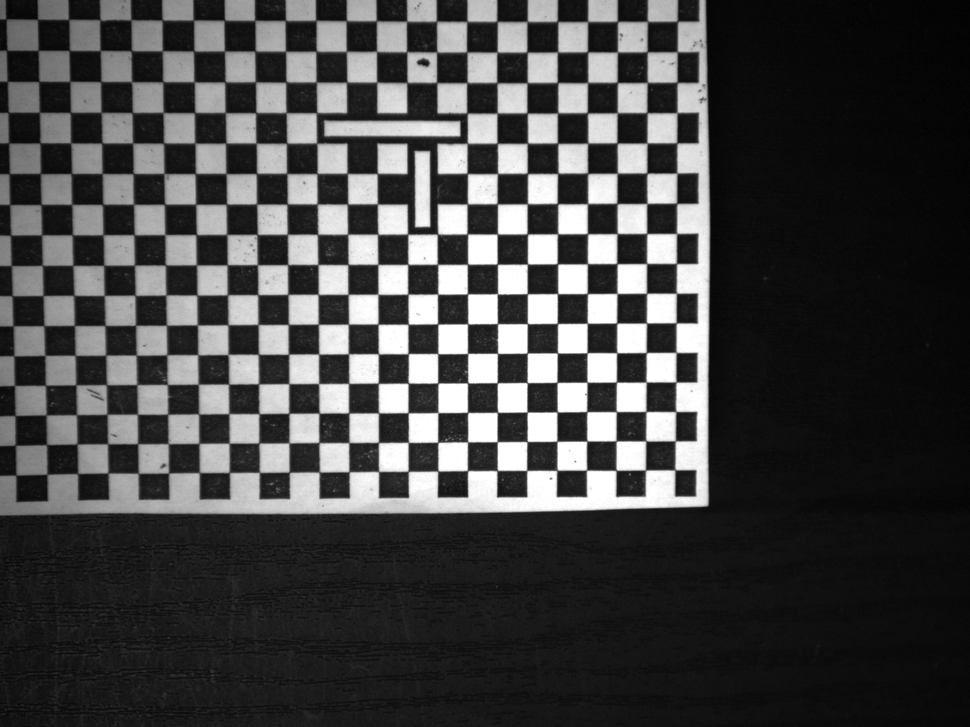
#> input picture data/5 MM Paper Calibration Imgs/CalibGrid5mmPaper00000.BMP, 970 x 727 px, shrunk from 1600 x 1200 before the run
$ python -i line_max.py   (imports and definitions only)   (older library calls are emulated)
#> lines starting #> are read from the running program, lines starting #| are printed output that depends on the picture; after the words box and inside, x2 and y2 are one past the last pixel; in counts of white or black regions, pixels touching at a corner belong together
#> further down, picture is the input picture: shape (727, 970, 3); min 0, max 255, mean 68.9
"""LineMax and SmartLine equivalent tools for defect detection."""

import cv2
import numpy as np
import logging
from typing import List, Tuple, Dict, Optional
from dataclasses import dataclass
from enum import Enum

logger = logging.getLogger(__name__)


class LineType(Enum):
    """Types of lines that can be detected."""

    STRAIGHT = "straight"
    CURVED = "curved"
    EDGE = "edge"
    RIDGE = "ridge"


class LineQuality(Enum):
    """Quality levels for detected lines."""

    EXCELLENT = "excellent"
    GOOD = "good"
    FAIR = "fair"
    POOR = "poor"


@dataclass
class SmartLineResult:
    """Enhanced line detection result for defect analysis."""

    start_point: Tuple[float, float]
    end_point: Tuple[float, float]
    center_point: Tuple[float, float]
    length: float
    angle: float
    straightness: float  # How straight the line is (0-1)
    edge_strength: float  # Strength of the edge
    line_type: LineType
    quality: LineQuality
    expected_line_id: Optional[str]  # If this matches an expected line
    deviation_from_expected: float
    is_defect: bool


@dataclass
class ExpectedLine:
    """Definition of an expected line for defect detection."""

    id: str
    expected_start: Tuple[float, float]
    expected_end: Tuple[float, float]
    tolerance_width: float  # How far from expected position is acceptable
    tolerance_angle: float  # Angular tolerance in degrees
    tolerance_length: float  # Length tolerance as percentage
    min_edge_strength: float
    line_type: LineType


class SmartLineDetector:
    """Advanced line detection for defect analysis (LineMax/SmartLine equivalent)."""

    def __init__(self):
        self.expected_lines = {}
        self.detection_params = {
            "canny_low": 50,
            "canny_high": 150,
            "hough_threshold": 100,
            "min_line_length": 30,
            "max_line_gap": 10,
            "edge_strength_threshold": 0.3,
        }

    # [4 lines left out: function add_expected_line, not called in this run]

    def configure_detection(self, **params):
        """Configure detection parameters."""
        self.detection_params.update(params)

    def detect_smart_lines(
        self, image: np.ndarray, roi: Optional[Tuple[int, int, int, int]] = None
    ) -> List[SmartLineResult]:
        """Detect lines using smart line detection algorithms."""
        if roi:
            x, y, w, h = roi
            search_image = image[y : y + h, x : x + w].copy()
            offset_x, offset_y = x, y
        else:
            search_image = image.copy()
            offset_x, offset_y = 0, 0

        if len(search_image.shape) == 3:
            gray = cv2.cvtColor(search_image, cv2.COLOR_BGR2GRAY)
        else:
            gray = search_image.copy()

        # Detect lines using multiple methods
        straight_lines = self._detect_straight_lines(gray)
        edge_lines = self._detect_edge_lines(gray)
        ridge_lines = self._detect_ridge_lines(gray)

        # Combine and analyze all detected lines
        all_lines = straight_lines + edge_lines + ridge_lines

        # Adjust coordinates for ROI offset
        for line in all_lines:
            line.start_point = (
                line.start_point[0] + offset_x,
                line.start_point[1] + offset_y,
            )
            line.end_point = (
                line.end_point[0] + offset_x,
                line.end_point[1] + offset_y,
            )
            line.center_point = (
                line.center_point[0] + offset_x,
                line.center_point[1] + offset_y,
            )

        # Analyze for defects
        analyzed_lines = self._analyze_lines_for_defects(all_lines)

        return analyzed_lines

    def _detect_straight_lines(self, image: np.ndarray) -> List[SmartLineResult]:
        """Detect straight lines using advanced Hough transform."""
        lines = []

        # Apply edge detection
        edges = cv2.Canny(
            image,
            self.detection_params["canny_low"],
            self.detection_params["canny_high"],
        )
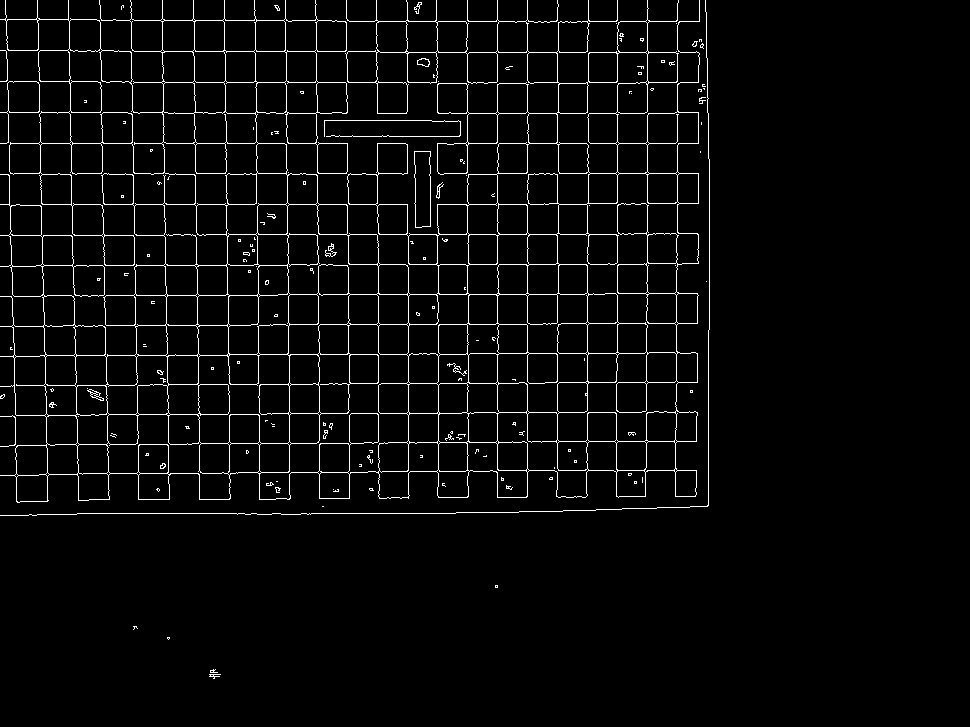
#> edges: shape (727, 970); 3.6% white in thin lines or dots, all inside (x1, y1, x2, y2) = (0, 0, 710, 679)

        # Probabilistic Hough Line Transform
        detected_lines = cv2.HoughLinesP(
            edges,
            1,
            np.pi / 180,
            self.detection_params["hough_threshold"],
            minLineLength=self.detection_params["min_line_length"],
            maxLineGap=self.detection_params["max_line_gap"],
        )
#> detected_lines = 120 rows, first 6: [0, 143, 347, 143], [497, 173, 709, 173], [42, 204, 415, 204], [527, 496, 527, 0], [131, 33, 139, 499], [586, 82, 616, 82]

        if detected_lines is not None:
            for line in detected_lines:
                x1, y1, x2, y2 = line[0]

                # Calculate line properties
                length = np.sqrt((x2 - x1) ** 2 + (y2 - y1) ** 2)
                angle = np.degrees(np.arctan2(y2 - y1, x2 - x1))
                center = ((x1 + x2) / 2, (y1 + y2) / 2)

                # Calculate edge strength along the line
                edge_strength = self._calculate_edge_strength_along_line(
                    image, (x1, y1), (x2, y2)
                )

                # Calculate straightness (for straight lines, this is always high)
                straightness = 0.95  # Hough lines are inherently straight

                # Determine quality based on edge strength and length
                if edge_strength > 0.8 and length > 50:
                    quality = LineQuality.EXCELLENT
                elif edge_strength > 0.6 and length > 30:
                    quality = LineQuality.GOOD
                elif edge_strength > 0.4:
                    quality = LineQuality.FAIR
                else:
                    quality = LineQuality.POOR

                lines.append(
                    SmartLineResult(
                        start_point=(float(x1), float(y1)),
                        end_point=(float(x2), float(y2)),
                        center_point=center,
                        length=length,
                        angle=angle,
                        straightness=straightness,
                        edge_strength=edge_strength,
                        line_type=LineType.STRAIGHT,
                        quality=quality,
                        expected_line_id=None,
                        deviation_from_expected=0.0,
                        is_defect=False,
                    )
                )
#> this loop made 120 passes
#> (x1, y1, x2, y2, length, angle, center) on passes 1 to 8: (0, 143, 347, 143, 347, 0, (173.5, 143)), (497, 173, 709, 173, 212, 0, (603, 173)), (42, 204, 415, 204, 373, 0, (228.5, 204)), (527, 496, 527, 0, 496, -90, (527, 248)), (131, 33, 139, 499, 466.1, 89.02, (135, 266)), (586, 82, 616, 82, 30, 0, (601, 82)), (278, 294, 604, 294, 326, 0, (441, 294)), (497, 497, 497, 0, 497, -90, (497, 248.5))
#> pass 1, in _calculate_edge_strength_along_line, `grad_x = cv2.Sobel(image, cv2.CV_64F, 1, 0, ksize=3)`:
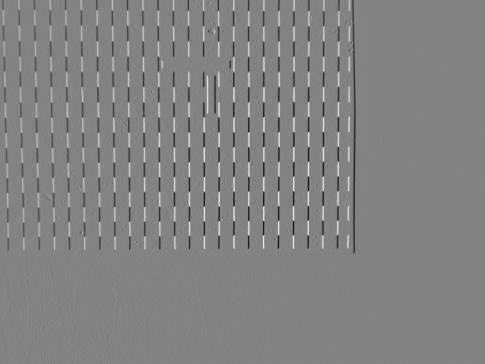
#> grad_x: shape (727, 970) float64 (shown at 1/2 size); min -846, max 804, mean -0.4; drawn with min black and max white
#> pass 1, in _calculate_edge_strength_along_line, `grad_y = cv2.Sobel(image, cv2.CV_64F, 0, 1, ksize=3)`:
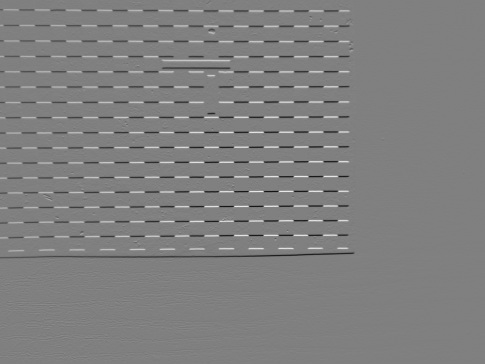
#> grad_y: shape (727, 970) float64 (shown at 1/2 size); min -851, max 844, mean -0.5; drawn with min black and max white
#> pass 1, in _calculate_edge_strength_along_line, `magnitude = np.sqrt(grad_x**2 + grad_y**2)`:
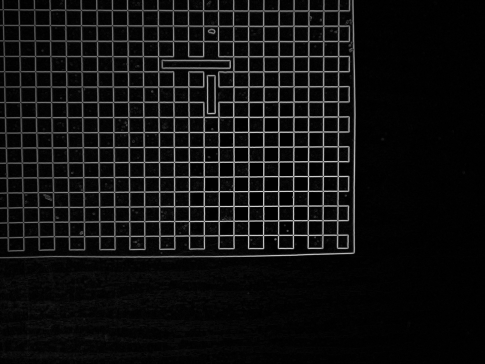
#> magnitude: shape (727, 970) float64 (shown at 1/2 size); min 0, max 851, mean 57.2; drawn with min black and max white

        return lines

    def _detect_edge_lines(self, image: np.ndarray) -> List[SmartLineResult]:
        """Detect edge lines with sub-pixel accuracy."""
        lines = []

        # Use Sobel operators for gradient calculation
        grad_x = cv2.Sobel(image, cv2.CV_64F, 1, 0, ksize=3)
        grad_y = cv2.Sobel(image, cv2.CV_64F, 0, 1, ksize=3)

        # Calculate gradient magnitude and direction
        magnitude = np.sqrt(grad_x**2 + grad_y**2)
        direction = np.arctan2(grad_y, grad_x)
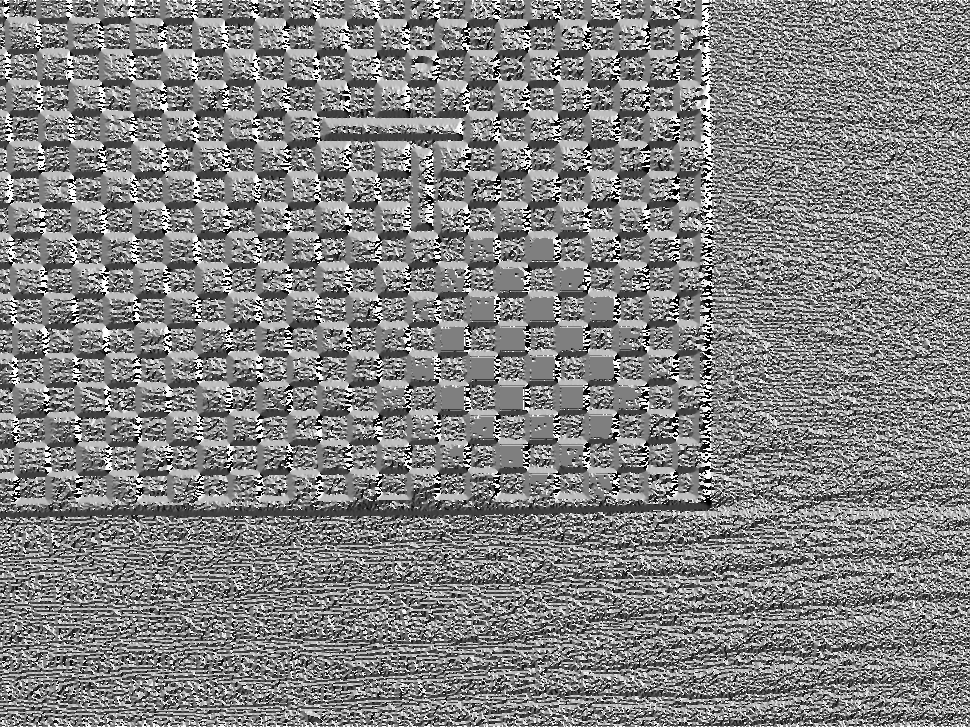
#> direction: shape (727, 970) float64; min -3.14, max 3.14, mean 0.069; drawn with min black and max white

        # Find strong edges
        strong_edges = magnitude > np.percentile(magnitude, 90)
#> strong_edges: shape (727, 970) bool; 10% white; 59 white regions (51 under 20 px), largest, box (x1, y1, x2, y2) and area: (0, 0, 701, 503) 64485, (0, 0, 712, 517) 3898, (323, 119, 462, 138) 1026

        # Find contours of strong edge regions
        edges_uint8 = (strong_edges * 255).astype(np.uint8)
#> (the rest of the program and of its run is left out)
